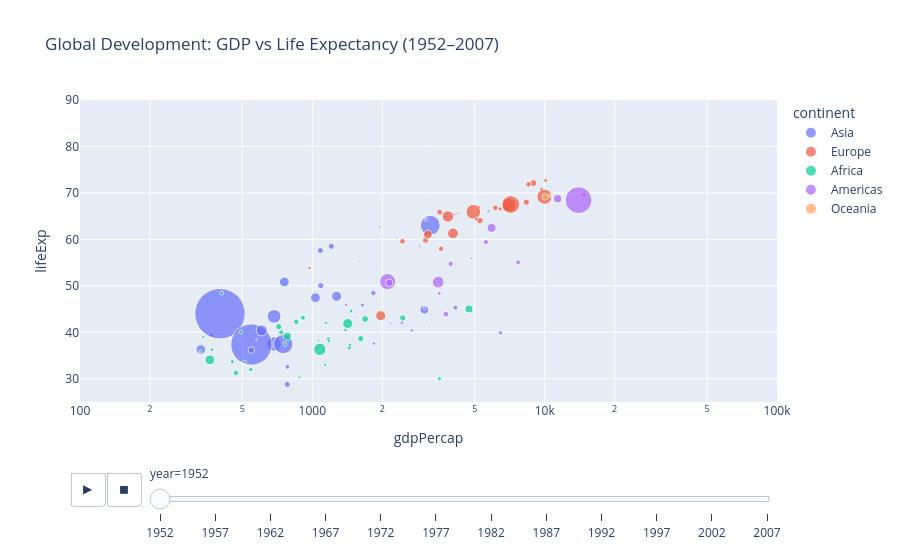

The notebook cell this image was saved under:
### Markdown cell above
#### Animated Scatter Plot — GDP vs Life Expectancy Over Time
Show trends dynamically over time.

### Code cell
fig = px.scatter(df,
                 x="gdpPercap",              # GDP per Capita on X-axis
                 y="lifeExp",                # Life Expectancy on Y-axis
                 animation_frame="year",     # Animate over time by year
                 animation_group="country",  # Each dot represents a country
                 size="pop",                 # Size of bubble = population
                 color="continent",          # Color by continent
                 hover_name="country",       # Show country on hover
                 log_x=True,                 # Use log scale for X-axis (GDP)
                 size_max=55,                # Max bubble size
                 range_x=[100,100000],       # Fix X-axis range
                 range_y=[25,90],            # Fix Y-axis range
                 title="Global Development: GDP vs Life Expectancy (1952–2007)")
fig.show()

### Figure 1 — Plotly figure (JSON) as saved in the notebook; plotly's stock layout.template omitted (floating-point values rounded to 4 significant figures)
{"data": [{"hovertemplate": "<b>%{hovertext}</b><br><br>continent=Asia<br>year=1952<br>gdpPercap=%{x}<br>lifeExp=%{y}<br>pop=%{marker.size}<extra></extra>", "hovertext": ["Afghanistan", "Bahrain", "Bangladesh", "Cambodia", "China", "Hong Kong, China", "India", "Indonesia", "Iran", "Iraq", "Israel", "Japan", "Jordan", "Korea, Dem. Rep.", "Korea, Rep.", "Kuwait", "Lebanon", "Malaysia", "Mongolia", "Myanmar", "Nepal", "Oman", "Pakistan", "Philippines", "Saudi Arabia", "Singapore", "Sri Lanka", "Syria", "Taiwan", "Thailand", "Vietnam", "West Bank and Gaza", "Yemen, Rep."], "ids": ["Afghanistan", "Bahrain", "Bangladesh", "Cambodia", "China", "Hong Kong, China", "India", "Indonesia", "Iran", "Iraq", "Israel", "Japan", "Jordan", "Korea, Dem. Rep.", "Korea, Rep.", "Kuwait", "Lebanon", "Malaysia", "Mongolia", "Myanmar", "Nepal", "Oman", "Pakistan", "Philippines", "Saudi Arabia", "Singapore", "Sri Lanka", "Syria", "Taiwan", "Thailand", "Vietnam", "West Bank and Gaza", "Yemen, Rep."], "legendgroup": "Asia", "marker": {"color": "#636efa", "size": [8425333, 120447, 46886859, 4693836, 556263527, 2125900, 372000000, 82052000, 17272000, 5441766, 1620914, 86459025, 607914, 8865488, 20947571, 160000, 1439529, 6748378, 800663, 20092996, 9182536, 507833, 41346560, 22438691, 4005677, 1127000, 7982342, 3661549, 8550362, 21289402, 26246839, 1030585, 4963829], "sizemode": "area", "sizeref": 435900.0, "symbol": "circle"}, "mode": "markers", "name": "Asia", "orientation": "v", "showlegend": true, "type": "scatter", "x": [779.4, 9867.0, 684.2, 368.5, 400.4, 3054.0, 546.6, 749.7, 3035.0, 4130.0, 4087.0, 3217.0, 1547.0, 1088.0, 1031.0, 108400.0, 4835.0, 1831.0, 786.6, 331.0, 545.9, 1828.0, 684.6, 1273.0, 6460.0, 2315.0, 1084.0, 1643.0, 1207.0, 757.8, 605.1, 1516.0, 781.7], "xaxis": "x", "y": [28.8, 50.94, 37.48, 39.42, 44.0, 60.96, 37.37, 37.47, 44.87, 45.32, 65.39, 63.03, 43.16, 50.06, 47.45, 55.56, 55.93, 48.46, 42.24, 36.32, 36.16, 37.58, 43.44, 47.75, 39.88, 60.4, 57.59, 45.88, 58.5, 50.85, 40.41, 43.16, 32.55], "yaxis": "y"}, {"hovertemplate": "<b>%{hovertext}</b><br><br>continent=Europe<br>year=1952<br>gdpPercap=%{x}<br>lifeExp=%{y}<br>pop=%{marker.size}<extra></extra>", "hovertext": ["Albania", "Austria", "Belgium", "Bosnia and Herzegovina", "Bulgaria", "Croatia", "Czech Republic", "Denmark", "Finland", "France", "Germany", "Greece", "Hungary", "Iceland", "Ireland", "Italy", "Montenegro", "Netherlands", "Norway", "Poland", "Portugal", "Romania", "Serbia", "Slovak Republic", "Slovenia", "Spain", "Sweden", "Switzerland", "Turkey", "United Kingdom"], "ids": ["Albania", "Austria", "Belgium", "Bosnia and Herzegovina", "Bulgaria", "Croatia", "Czech Republic", "Denmark", "Finland", "France", "Germany", "Greece", "Hungary", "Iceland", "Ireland", "Italy", "Montenegro", "Netherlands", "Norway", "Poland", "Portugal", "Romania", "Serbia", "Slovak Republic", "Slovenia", "Spain", "Sweden", "Switzerland", "Turkey", "United Kingdom"], "legendgroup": "Europe", "marker": {"color": "#EF553B", "size": [1282697, 6927772, 8730405, 2791000, 7274900, 3882229, 9125183, 4334000, 4090500, 42459667, 69145952, 7733250, 9504000, 147962, 2952156, 47666000, 413834, 10381988, 3327728, 25730551, 8526050, 16630000, 6860147, 3558137, 1489518, 28549870, 7124673, 4815000, 22235677, 50430000], "sizemode": "area", "sizeref": 435900.0, "symbol": "circle"}, "mode": "markers", "name": "Europe", "orientation": "v", "showlegend": true, "type": "scatter", "x": [1601.0, 6137.0, 8343.0, 973.5, 2444.0, 3119.0, 6876.0, 9692.0, 6425.0, 7030.0, 7144.0, 3531.0, 5264.0, 7268.0, 5210.0, 4931.0, 2648.0, 8942.0, 10100.0, 4029.0, 3068.0, 3145.0, 3581.0, 5075.0, 4215.0, 3834.0, 8528.0, 14730.0, 1969.0, 9980.0], "xaxis": "x", "y": [55.23, 66.8, 68.0, 53.82, 59.6, 61.21, 66.87, 70.78, 66.55, 67.41, 67.5, 65.86, 64.03, 72.49, 66.91, 65.94, 59.16, 72.13, 72.67, 61.31, 59.82, 61.05, 58.0, 64.36, 65.57, 64.94, 71.86, 69.62, 43.59, 69.18], "yaxis": "y"}, {"hovertemplate": "<b>%{hovertext}</b><br><br>continent=Africa<br>year=1952<br>gdpPercap=%{x}<br>lifeExp=%{y}<br>pop=%{marker.size}<extra></extra>", "hovertext": ["Algeria", "Angola", "Benin", "Botswana", "Burkina Faso", "Burundi", "Cameroon", "Central African Republic", "Chad", "Comoros", "Congo, Dem. Rep.", "Congo, Rep.", "Cote d'Ivoire", "Djibouti", "Egypt", "Equatorial Guinea", "Eritrea", "Ethiopia", "Gabon", "Gambia", "Ghana", "Guinea", "Guinea-Bissau", "Kenya", "Lesotho", "Liberia", "Libya", "Madagascar", "Malawi", "Mali", "Mauritania", "Mauritius", "Morocco", "Mozambique", "Namibia", "Niger", "Nigeria", "Reunion", "Rwanda", "Sao Tome and Principe", "Senegal", "Sierra Leone", "Somalia", "South Africa", "Sudan", "Swaziland", "Tanzania", "Togo", "Tunisia", "Uganda", "Zambia", "Zimbabwe"], "ids": ["Algeria", "Angola", "Benin", "Botswana", "Burkina Faso", "Burundi", "Cameroon", "Central African Republic", "Chad", "Comoros", "Congo, Dem. Rep.", "Congo, Rep.", "Cote d'Ivoire", "Djibouti", "Egypt", "Equatorial Guinea", "Eritrea", "Ethiopia", "Gabon", "Gambia", "Ghana", "Guinea", "Guinea-Bissau", "Kenya", "Lesotho", "Liberia", "Libya", "Madagascar", "Malawi", "Mali", "Mauritania", "Mauritius", "Morocco", "Mozambique", "Namibia", "Niger", "Nigeria", "Reunion", "Rwanda", "Sao Tome and Principe", "Senegal", "Sierra Leone", "Somalia", "South Africa", "Sudan", "Swaziland", "Tanzania", "Togo", "Tunisia", "Uganda", "Zambia", "Zimbabwe"], "legendgroup": "Africa", "marker": {"color": "#00cc96", "size": [9279525, 4232095, 1738315, 442308, 4469979, 2445618, 5009067, 1291695, 2682462, 153936, 14100005, 854885, 2977019, 63149, 22223309, 216964, 1438760, 20860941, 420702, 284320, 5581001, 2664249, 580653, 6464046, 748747, 863308, 1019729, 4762912, 2917802, 3838168, 1022556, 516556, 9939217, 6446316, 485831, 3379468, 33119096, 257700, 2534927, 60011, 2755589, 2143249, 2526994, 14264935, 8504667, 290243, 8322925, 1219113, 3647735, 5824797, 2672000, 3080907], "sizemode": "area", "sizeref": 435900.0, "symbol": "circle"}, "mode": "markers", "name": "Africa", "orientation": "v", "showlegend": true, "type": "scatter", "x": [2449.0, 3521.0, 1063.0, 851.2, 543.3, 339.3, 1173.0, 1071.0, 1179.0, 1103.0, 780.5, 2126.0, 1389.0, 2670.0, 1419.0, 375.6, 328.9, 362.1, 4293.0, 485.2, 911.3, 510.2, 299.9, 853.5, 298.8, 575.6, 2388.0, 1443.0, 369.2, 452.3, 743.1, 1968.0, 1688.0, 468.5, 2424.0, 761.9, 1077.0, 2719.0, 493.3, 879.6, 1450.0, 879.8, 1136.0, 4725.0, 1616.0, 1148.0, 716.7, 859.8, 1468.0, 734.8, 1147.0, 406.9], "xaxis": "x", "y": [43.08, 30.02, 38.22, 47.62, 31.98, 39.03, 38.52, 35.46, 38.09, 40.72, 39.14, 42.11, 40.48, 34.81, 41.89, 34.48, 35.93, 34.08, 37.0, 30.0, 43.15, 33.61, 32.5, 42.27, 42.14, 38.48, 42.72, 36.68, 36.26, 33.69, 40.54, 50.99, 42.87, 31.29, 41.73, 37.44, 36.32, 52.72, 40.0, 46.47, 37.28, 30.33, 32.98, 45.01, 38.63, 41.41, 41.22, 38.6, 44.6, 39.98, 42.04, 48.45], "yaxis": "y"}, {"hovertemplate": "<b>%{hovertext}</b><br><br>continent=Americas<br>year=1952<br>gdpPercap=%{x}<br>lifeExp=%{y}<br>pop=%{marker.size}<extra></extra>", "hovertext": ["Argentina", "Bolivia", "Brazil", "Canada", "Chile", "Colombia", "Costa Rica", "Cuba", "Dominican Republic", "Ecuador", "El Salvador", "Guatemala", "Haiti", "Honduras", "Jamaica", "Mexico", "Nicaragua", "Panama", "Paraguay", "Peru", "Puerto Rico", "Trinidad and Tobago", "United States", "Uruguay", "Venezuela"], "ids": ["Argentina", "Bolivia", "Brazil", "Canada", "Chile", "Colombia", "Costa Rica", "Cuba", "Dominican Republic", "Ecuador", "El Salvador", "Guatemala", "Haiti", "Honduras", "Jamaica", "Mexico", "Nicaragua", "Panama", "Paraguay", "Peru", "Puerto Rico", "Trinidad and Tobago", "United States", "Uruguay", "Venezuela"], "legendgroup": "Americas", "marker": {"color": "#ab63fa", "size": [17876956, 2883315, 56602560, 14785584, 6377619, 12350771, 926317, 6007797, 2491346, 3548753, 2042865, 3146381, 3201488, 1517453, 1426095, 30144317, 1165790, 940080, 1555876, 8025700, 2227000, 662850, 157553000, 2252965, 5439568], "sizemode": "area", "sizeref": 435900.0, "symbol": "circle"}, "mode": "markers", "name": "Americas", "orientation": "v", "showlegend": true, "type": "scatter", "x": [5911.0, 2677.0, 2109.0, 11370.0, 3940.0, 2144.0, 2627.0, 5587.0, 1398.0, 3522.0, 3048.0, 2428.0, 1840.0, 2195.0, 2899.0, 3478.0, 3112.0, 2480.0, 1952.0, 3759.0, 3082.0, 3023.0, 13990.0, 5717.0, 7690.0], "xaxis": "x", "y": [62.48, 40.41, 50.92, 68.75, 54.74, 50.64, 57.21, 59.42, 45.93, 48.36, 45.26, 42.02, 37.58, 41.91, 58.53, 50.79, 42.31, 55.19, 62.65, 43.9, 64.28, 59.1, 68.44, 66.07, 55.09], "yaxis": "y"}, {"hovertemplate": "<b>%{hovertext}</b><br><br>continent=Oceania<br>year=1952<br>gdpPercap=%{x}<br>lifeExp=%{y}<br>pop=%{marker.size}<extra></extra>", "hovertext": ["Australia", "New Zealand"], "ids": ["Australia", "New Zealand"], "legendgroup": "Oceania", "marker": {"color": "#FFA15A", "size": [8691212, 1994794], "sizemode": "area", "sizeref": 435900.0, "symbol": "circle"}, "mode": "markers", "name": "Oceania", "orientation": "v", "showlegend": true, "type": "scatter", "x": [10040.0, 10560.0], "xaxis": "x", "y": [69.12, 69.39], "yaxis": "y"}], "layout": {"legend": {"itemsizing": "constant", "title": {"text": "continent"}, "tracegroupgap": 0}, "sliders": [{"active": 0, "currentvalue": {"prefix": "year="}, "len": 0.9, "pad": {"b": 10, "t": 60}, "steps": [{"args": [["1952"], {"frame": {"duration": 0, "redraw": false}, "fromcurrent": true, "mode": "immediate", "transition": {"duration": 0, "easing": "linear"}}], "label": "1952", "method": "animate"}, {"args": [["1957"], {"frame": {"duration": 0, "redraw": false}, "fromcurrent": true, "mode": "immediate", "transition": {"duration": 0, "easing": "linear"}}], "label": "1957", "method": "animate"}, {"args": [["1962"], {"frame": {"duration": 0, "redraw": false}, "fromcurrent": true, "mode": "immediate", "transition": {"duration": 0, "easing": "linear"}}], "label": "1962", "method": "animate"}, {"args": [["1967"], {"frame": {"duration": 0, "redraw": false}, "fromcurrent": true, "mode": "immediate", "transition": {"duration": 0, "easing": "linear"}}], "label": "1967", "method": "animate"}, {"args": [["1972"], {"frame": {"duration": 0, "redraw": false}, "fromcurrent": true, "mode": "immediate", "transition": {"duration": 0, "easing": "linear"}}], "label": "1972", "method": "animate"}, {"args": [["1977"], {"frame": {"duration": 0, "redraw": false}, "fromcurrent": true, "mode": "immediate", "transition": {"duration": 0, "easing": "linear"}}], "label": "1977", "method": "animate"}, {"args": [["1982"], {"frame": {"duration": 0, "redraw": false}, "fromcurrent": true, "mode": "immediate", "transition": {"duration": 0, "easing": "linear"}}], "label": "1982", "method": "animate"}, {"args": [["1987"], {"frame": {"duration": 0, "redraw": false}, "fromcurrent": true, "mode": "immediate", "transition": {"duration": 0, "easing": "linear"}}], "label": "1987", "method": "animate"}, {"args": [["1992"], {"frame": {"duration": 0, "redraw": false}, "fromcurrent": true, "mode": "immediate", "transition": {"duration": 0, "easing": "linear"}}], "label": "1992", "method": "animate"}, {"args": [["1997"], {"frame": {"duration": 0, "redraw": false}, "fromcurrent": true, "mode": "immediate", "transition": {"duration": 0, "easing": "linear"}}], "label": "1997", "method": "animate"}, {"args": [["2002"], {"frame": {"duration": 0, "redraw": false}, "fromcurrent": true, "mode": "immediate", "transition": {"duration": 0, "easing": "linear"}}], "label": "2002", "method": "animate"}, {"args": [["2007"], {"frame": {"duration": 0, "redraw": false}, "fromcurrent": true, "mode": "immediate", "transition": {"duration": 0, "easing": "linear"}}], "label": "2007", "method": "animate"}], "x": 0.1, "xanchor": "left", "y": 0, "yanchor": "top"}], "title": {"text": "Global Development: GDP vs Life Expectancy (1952–2007)"}, "updatemenus": [{"buttons": [{"args": [null, {"frame": {"duration": 500, "redraw": false}, "fromcurrent": true, "mode": "immediate", "transition": {"duration": 500, "easing": "linear"}}], "label": "&#9654;", "method": "animate"}, {"args": [[null], {"frame": {"duration": 0, "redraw": false}, "fromcurrent": true, "mode": "immediate", "transition": {"duration": 0, "easing": "linear"}}], "label": "&#9724;", "method": "animate"}], "direction": "left", "pad": {"r": 10, "t": 70}, "showactive": false, "type": "buttons", "x": 0.1, "xanchor": "right", "y": 0, "yanchor": "top"}], "xaxis": {"anchor": "y", "domain": [0, 1], "range": [2, 5], "title": {"text": "gdpPercap"}, "type": "log"}, "yaxis": {"anchor": "x", "domain": [0, 1], "range": [25, 90], "title": {"text": "lifeExp"}}}}
